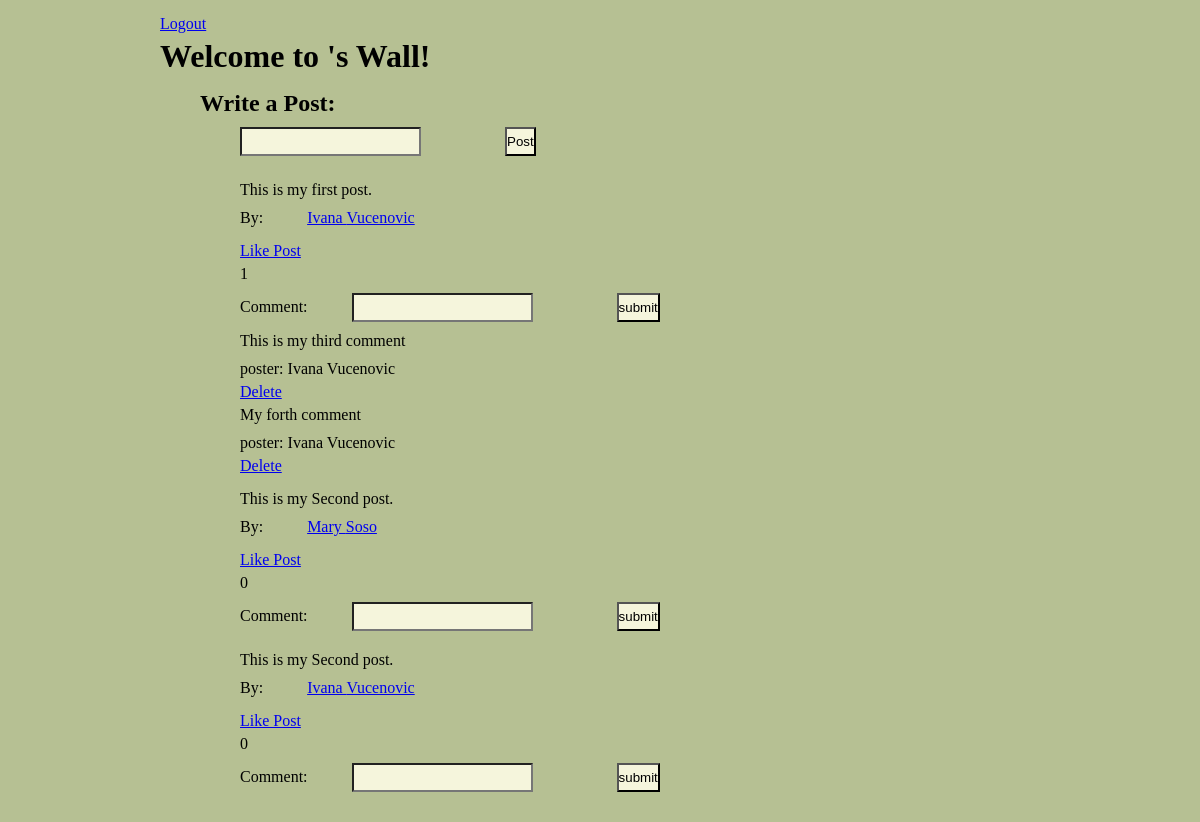
/success (signed in), run on the app's committed database.
### the_wall_app/models.py (models this page shows)
class Wall_Message(models.Model):
    message = models.CharField(max_length=255)
    poster = models.ForeignKey(User, related_name='user_messages', on_delete=models.CASCADE)
    user_likes = models.ManyToManyField(User, related_name='liked_posts')

class User(models.Model):
    first_name=models.CharField(max_length=45)
    last_name=models.CharField(max_length=45)
    email=models.EmailField(max_length=70,blank=True, unique=True)
    password=models.CharField(max_length=12)
    created_at=models.DateTimeField(auto_now_add=True)
    updated_at=models.DateTimeField(auto_now=True)
    objects=UserManager()

class Comment(models.Model):
    comment = models.CharField(max_length=255)
    poster = models.ForeignKey(User, related_name='user_comments', on_delete=models.CASCADE)
    wall_message = models.ForeignKey(Wall_Message, related_name="post_comments", on_delete=models.CASCADE)

### the_wall_app/views.py (the view)
# urls.py: path('success', views.success),
def success(request):
    if 'user_id' not in request.session:
        return redirect('/')
    context = {
        'wall_messages': Wall_Message.objects.all()
    }
    return render(request, 'success.html', context)

### the_wall_app/templates/success.html (shortened to what this page needs)
<!DOCTYPE html>
<html lang="en">
<head>
    {% load static %}
    <link rel="stylesheet" href="{% static 'CSS/index.css'%}">
</head>
<body>
    <div id='wrap'>
        <a href="/logout">Logout</a>
        <h1>Welcome to {{request.session.user}}'s Wall!</h1>
        <div id='write'>
            <h2>Write a Post:</h2>
            <form action="/process_message" method=POST>
                <input type="text" name='mess'>
                <input type="submit" value="Post">
            </form>
        </div>
        <div id='posts'>
            {% for post in wall_messages %}
            <div class='one_post'>
                <p class='post'>{{post.message}}</p>
                <p class='poster'>By: <a href="/user_profile/{{post.poster.id}}">{{post.poster.first_name}} {{post.poster.last_name}}</a></p>
                <div class="ui container">
                </div>
                <a href="/like/{{post.id}}">Like Post</a>
                <p>{{ post.user_likes.count }}</p>
                <form action="/add_comment/{{post.id}}" method=POST>
                    Comment: <input type="text" name='comment'>
                    <input type="submit" value='submit'>
                </form>
                {% for comment in post.post_comments.all %}
                    <p>{{comment.comment}}</p>
                    <p>poster: {{comment.poster.first_name}} {{comment.poster.last_name}}</p>
                    <a href="/delete/{{comment.id}}">Delete</a>
                {% endfor %}
            </div>
            {% endfor %}
        </div>
    </div>
</body>
</html>

### the_wall_app/static/CSS/index.css (style rules this page uses)
* { margin: 0 40px; padding: 5px 0; background-color: rgb(182, 192, 147); }
input { background-color: beige; }

### data on the page
Wall_Message: message "This is my first post.", poster.first_name "Ivana", poster.last_name "Vucenovic", user_likes.count "1"
Comment: comment "This is my third comment", poster.first_name "Ivana", poster.last_name "Vucenovic"
Comment: comment "My forth comment", poster.first_name "Ivana", poster.last_name "Vucenovic"
Wall_Message: message "This is my Second post.", poster.first_name "Mary", poster.last_name "Soso", user_likes.count "0"
Wall_Message: message "This is my Second post.", poster.first_name "Ivana", poster.last_name "Vucenovic", user_likes.count "0"
